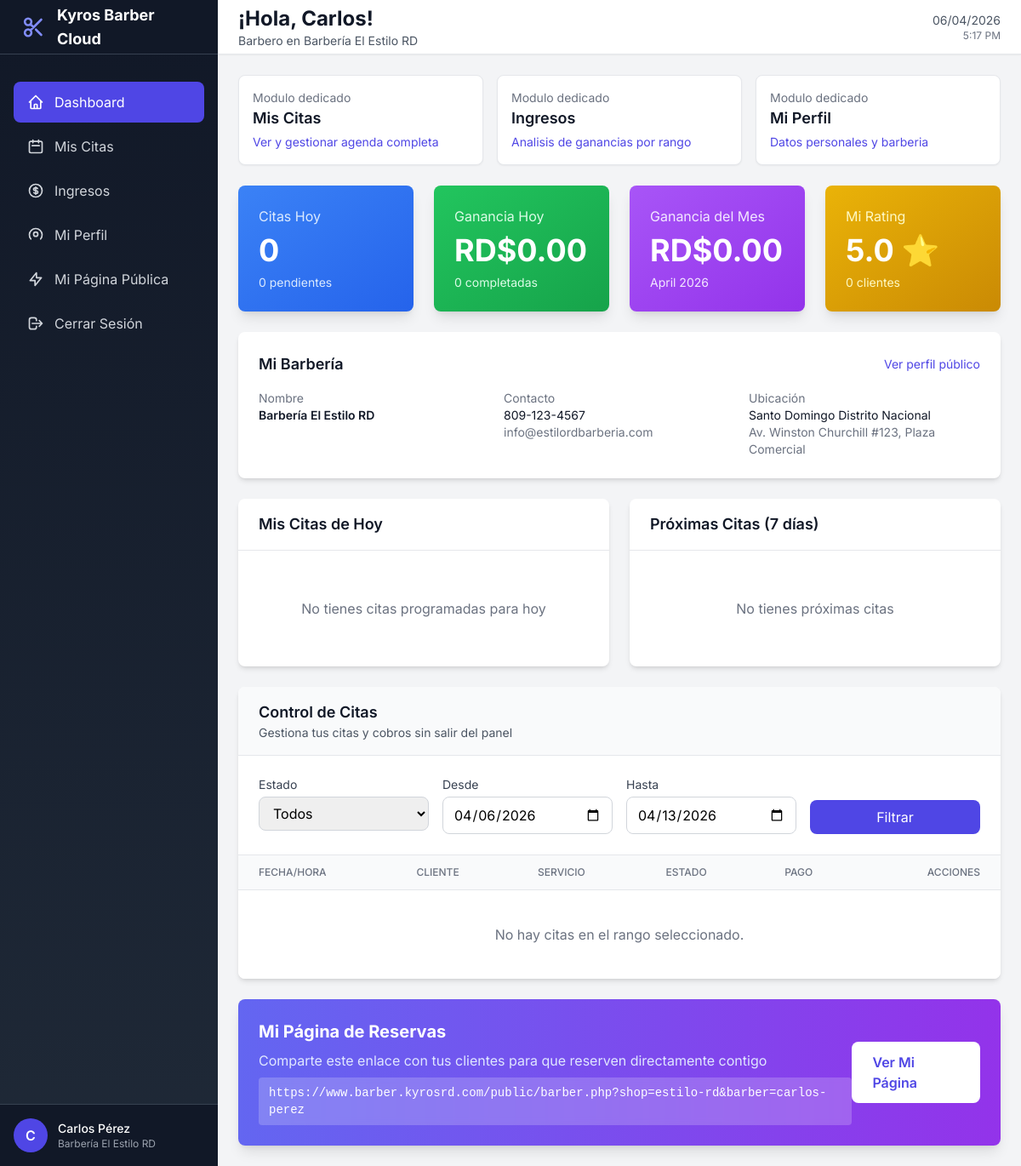
Page /dashboard/barber/index.php (signed in) on the committed database.
### tables this page shows
CREATE TABLE barbers (
    id INT AUTO_INCREMENT PRIMARY KEY,
    barbershop_id INT NOT NULL,
    user_id INT NOT NULL,
    slug VARCHAR(255) NOT NULL,
    specialty TEXT,
    bio TEXT,
    experience_years INT,
    photo VARCHAR(255),
    commission_rate DECIMAL(5, 2) DEFAULT 50.00,
    rating DECIMAL(3, 2) DEFAULT 5.00,
    total_reviews INT DEFAULT 0,
    is_featured BOOLEAN DEFAULT FALSE,
    status ENUM('active', 'inactive', 'vacation') DEFAULT 'active',
    created_at TIMESTAMP DEFAULT CURRENT_TIMESTAMP,
    updated_at TIMESTAMP DEFAULT CURRENT_TIMESTAMP ON UPDATE CURRENT_TIMESTAMP,
    FOREIGN KEY (barbershop_id) REFERENCES barbershops(id) ON DELETE CASCADE,
    FOREIGN KEY (user_id) REFERENCES users(id) ON DELETE CASCADE,
    UNIQUE KEY unique_barber_shop (barbershop_id, user_id),
    UNIQUE KEY unique_barber_slug (barbershop_id, slug),
    INDEX idx_status (status),
    INDEX idx_rating (rating)
);

CREATE TABLE users (
    id INT AUTO_INCREMENT PRIMARY KEY,
    email VARCHAR(255) UNIQUE NOT NULL,
    password VARCHAR(255) NOT NULL,
    full_name VARCHAR(255) NOT NULL,
    phone VARCHAR(20),
    role ENUM('superadmin', 'owner', 'barber', 'client') NOT NULL,
    status ENUM('active', 'inactive', 'suspended') DEFAULT 'active',
    avatar VARCHAR(255),
    created_at TIMESTAMP DEFAULT CURRENT_TIMESTAMP,
    updated_at TIMESTAMP DEFAULT CURRENT_TIMESTAMP ON UPDATE CURRENT_TIMESTAMP,
    last_login TIMESTAMP NULL,
    INDEX idx_email (email),
    INDEX idx_role (role),
    INDEX idx_status (status)
);

CREATE TABLE barbershops (
    id INT AUTO_INCREMENT PRIMARY KEY,
    license_id INT NOT NULL,
    owner_id INT NOT NULL,
    business_name VARCHAR(255) NOT NULL,
    slug VARCHAR(255) UNIQUE NOT NULL,
    description TEXT,
    logo VARCHAR(255),
    cover_image VARCHAR(255),
    phone VARCHAR(20),
    email VARCHAR(255),
    address TEXT,
    city VARCHAR(100),
    province VARCHAR(100),
    country VARCHAR(100) DEFAULT 'República Dominicana',
    latitude DECIMAL(10, 8),
    longitude DECIMAL(11, 8),
    rnc VARCHAR(20),
    website VARCHAR(255),
    facebook VARCHAR(255),
    instagram VARCHAR(255),
    tiktok VARCHAR(255),
    whatsapp VARCHAR(20),
    theme_color VARCHAR(7) DEFAULT '#1e40af',
    allow_online_booking BOOLEAN DEFAULT TRUE,
    advance_booking_days INT DEFAULT 30,
    cancellation_hours INT DEFAULT 24,
    status ENUM('active', 'inactive', 'suspended') DEFAULT 'active',
    created_at TIMESTAMP DEFAULT CURRENT_TIMESTAMP,
    updated_at TIMESTAMP DEFAULT CURRENT_TIMESTAMP ON UPDATE CURRENT_TIMESTAMP,
    FOREIGN KEY (license_id) REFERENCES licenses(id) ON DELETE RESTRICT,
    FOREIGN KEY (owner_id) REFERENCES users(id) ON DELETE RESTRICT,
    INDEX idx_slug (slug),
    INDEX idx_status (status),
    INDEX idx_city (city)
);

### dashboard/barber/index.php (the view, shortened to what the rows shown need)
<?php
require_once BASE_PATH . '/core/Database.php';
require_once BASE_PATH . '/core/Helpers.php';
$db = Database::getInstance();
$barber = $db->fetch("
    SELECT
        b.*,
        u.full_name,
        u.email as barber_email,
        u.phone as barber_phone,
        bb.business_name,
        bb.slug as barbershop_slug,
        bb.phone as barbershop_phone,
        bb.email as barbershop_email,
        bb.address as barbershop_address,
        bb.city as barbershop_city,
        bb.province as barbershop_province,
        bb.theme_color,
        bb.allow_online_booking
    FROM barbers b
    JOIN barbershops bb ON b.barbershop_id = bb.id
    JOIN users u ON b.user_id = u.id
    WHERE u.id = ?
    LIMIT 1
", [$_SESSION['user_id']]);
$barberId = $barber['id'];
$today = date('Y-m-d');
$todayAppointments = $db->fetchAll("
    SELECT a.*, s.name as service_name, s.duration
    FROM appointments a
    JOIN services s ON a.service_id = s.id
    WHERE a.barber_id = ? AND a.appointment_date = ?
    ORDER BY a.start_time ASC
", [$barberId, $today]);
$stats = [
    'today_appointments' => count($todayAppointments),
    'pending' => count(array_filter($todayAppointments, fn($a) => $a['status'] === 'pending')),
    'completed_today' => count(array_filter($todayAppointments, fn($a) => $a['status'] === 'completed')),
    'today_earnings' => array_sum(array_column(array_filter($todayAppointments, fn($a) => $a['status'] === 'completed'), 'price')),
    'monthly_earnings' => $db->fetch("
        SELECT COALESCE(SUM(price), 0) as total
        FROM appointments
        WHERE barber_id = ?
        AND status = 'completed'
        AND MONTH(appointment_date) = MONTH(CURRENT_DATE())
    ", [$barberId])['total'],
    'total_clients' => $db->fetch("
        SELECT COUNT(DISTINCT client_id) as total
        FROM appointments
        WHERE barber_id = ? AND status = 'completed'
    ", [$barberId])['total'],
    'avg_rating' => $barber['rating']
];
include BASE_PATH . '/includes/header.php';
?>
<div class="min-h-screen bg-gray-100" x-data="{ sidebarOpen: false }">
    <?php $activeBarberPage = 'index'; include BASE_PATH . '/includes/sidebar-barber.php'; ?>
    <div class="lg:pl-64">
        <div class="sticky top-0 z-40 flex h-16 bg-white border-b border-gray-200 shadow-sm">
            <div class="flex items-center justify-between flex-1 px-4 sm:px-6">
                <div>
                    <h1 class="text-2xl font-bold text-gray-900">¡Hola, <?php echo e(explode(' ', $_SESSION['user_name'])[0]); ?>!</h1>
                    <p class="text-sm text-gray-600">Barbero en <?php echo e($barber['business_name']); ?></p>
                </div>
            </div>
        </div>
        <main class="p-6">
            <div class="grid grid-cols-1 md:grid-cols-2 lg:grid-cols-4 gap-6 mb-6">
                <div class="bg-gradient-to-br from-blue-500 to-blue-600 rounded-lg shadow-lg p-6 text-white">
                    <p class="text-blue-100">Citas Hoy</p>
                    <p class="text-4xl font-bold mt-2"><?php echo $stats['today_appointments']; ?></p>
                    <p class="text-sm text-blue-100 mt-2"><?php echo $stats['pending']; ?> pendientes</p>
                </div>
                <div class="bg-gradient-to-br from-green-500 to-green-600 rounded-lg shadow-lg p-6 text-white">
                    <p class="text-green-100">Ganancia Hoy</p>
                    <p class="text-4xl font-bold mt-2"><?php echo formatPrice($stats['today_earnings']); ?></p>
                    <p class="text-sm text-green-100 mt-2"><?php echo $stats['completed_today']; ?> completadas</p>
                </div>
                <div class="bg-gradient-to-br from-yellow-500 to-yellow-600 rounded-lg shadow-lg p-6 text-white">
                    <p class="text-yellow-100">Mi Rating</p>
                    <p class="text-4xl font-bold mt-2"><?php echo number_format($stats['avg_rating'], 1); ?> ⭐</p>
                    <p class="text-sm text-yellow-100 mt-2"><?php echo $stats['total_clients']; ?> clientes</p>
                </div>
            </div>
            <div class="bg-white rounded-lg shadow-md p-6 mb-6">
                <div class="flex items-center justify-between mb-4">
                    <h2 class="text-lg font-semibold text-gray-900">Mi Barbería</h2>
                </div>
                <div class="grid grid-cols-1 md:grid-cols-3 gap-4 text-sm">
                    <div>
                        <p class="text-gray-500">Nombre</p>
                        <p class="font-semibold text-gray-900"><?php echo e($barber['business_name']); ?></p>
                    </div>
                    <div>
                        <p class="text-gray-500">Contacto</p>
                        <p class="text-gray-900"><?php echo e($barber['barbershop_phone'] ?: 'Sin teléfono'); ?></p>
                        <p class="text-gray-500"><?php echo e($barber['barbershop_email'] ?: 'Sin email'); ?></p>
                    </div>
                    <div>
                        <p class="text-gray-500">Ubicación</p>
                        <p class="text-gray-900"><?php echo e($barber['barbershop_city'] ?: ''); ?> <?php echo e($barber['barbershop_province'] ?: ''); ?></p>
                        <p class="text-gray-500"><?php echo e($barber['barbershop_address'] ?: 'Dirección no definida'); ?></p>
                    </div>
                </div>
            </div>
            <div class="grid lg:grid-cols-2 gap-6">
                <div class="bg-white rounded-lg shadow-md">
                    <div class="px-6 py-4 border-b border-gray-200">
                        <h2 class="text-lg font-semibold text-gray-900">Mis Citas de Hoy</h2>
                    </div>
                </div>
                <div class="bg-white rounded-lg shadow-md">
                    <div class="px-6 py-4 border-b border-gray-200">
                        <h2 class="text-lg font-semibold text-gray-900">Próximas Citas (7 días)</h2>
                    </div>
                </div>
            </div>
            <div id="agenda" class="mt-6 bg-white rounded-lg shadow-md overflow-hidden">
                <div class="px-6 py-4 border-b border-gray-200 bg-gray-50">
                    <h2 class="text-lg font-semibold text-gray-900">Control de Citas</h2>
                </div>
                <div class="overflow-x-auto">
                    <table class="min-w-full divide-y divide-gray-200">
                        <thead class="bg-gray-50">
                            <tr>
                                <th class="px-6 py-3 text-left text-xs font-medium text-gray-500 uppercase">Fecha/Hora</th>
                                <th class="px-6 py-3 text-left text-xs font-medium text-gray-500 uppercase">Cliente</th>
                                <th class="px-6 py-3 text-left text-xs font-medium text-gray-500 uppercase">Servicio</th>
                                <th class="px-6 py-3 text-left text-xs font-medium text-gray-500 uppercase">Estado</th>
                                <th class="px-6 py-3 text-left text-xs font-medium text-gray-500 uppercase">Pago</th>
                                <th class="px-6 py-3 text-right text-xs font-medium text-gray-500 uppercase">Acciones</th>
                            </tr>
                        </thead>
                    </table>
                </div>
            </div>
            <div class="mt-6 bg-gradient-to-r from-indigo-500 to-purple-600 rounded-lg shadow-lg p-6 text-white">
                <div class="flex items-center justify-between">
                    <div>
                        <h3 class="text-xl font-bold mb-2">Mi Página de Reservas</h3>
                        <p class="text-indigo-100">Comparte este enlace con tus clientes para que reserven directamente contigo</p>
                        <p class="mt-2 bg-white/20 backdrop-blur-sm rounded px-3 py-2 font-mono text-sm inline-block">
                            <?php echo BASE_URL; ?>/public/barber.php?shop=<?php echo $barber['barbershop_slug']; ?>&barber=<?php echo $barber['slug']; ?>
                        </p>
                    </div>
                </div>
            </div>
        </main>
    </div>
</div>
<?php include BASE_PATH . '/includes/footer.php'; ?>

### includes/sidebar-barber.php (shortened to what the rows shown need)
<div class="fixed inset-y-0 left-0 z-50 w-64 bg-gradient-to-b from-gray-900 to-gray-800 transform transition-transform duration-300 ease-in-out lg:translate-x-0"
     :class="sidebarOpen ? 'translate-x-0' : '-translate-x-full'">
    <div class="absolute bottom-0 left-0 right-0 p-4 bg-gray-900 border-t border-gray-700">
        <div class="flex items-center">
            <div class="w-10 h-10 rounded-full bg-indigo-600 flex items-center justify-center text-white font-semibold">
                <?php echo strtoupper(substr($barber['full_name'] ?? ($_SESSION['user_name'] ?? 'B'), 0, 1)); ?>
            </div>
            <div class="ml-3 flex-1 min-w-0">
                <p class="text-sm font-medium text-white truncate"><?php echo e($barber['full_name'] ?? ($_SESSION['user_name'] ?? 'Barbero')); ?></p>
                <p class="text-xs text-gray-400 truncate"><?php echo e($barber['business_name'] ?? ''); ?></p>
            </div>
        </div>
    </div>
</div>

### rows in the picture
barbers: user.full_name "C", user.full_name "Carlos Pérez", barbershop.business_name "Barbería El Estilo RD", total_reviews "0", total_reviews "RD$0.00", rating "5.0", barbershop.phone "809-123-4567", barbershop.email "info@estilordbarberia.com", barbershop.city "Santo Domingo", barbershop.province "Distrito Nacional", barbershop.address "Av. Winston Churchill #123, Plaza Comercial", barbershop.slug "estilo-rd", slug "carlos-perez"

### other values in the picture
explode(' ', $_SESSION['user_name'])[0] "Carlos"
formatPrice($stats['monthly_earnings']) "RD$0.00"
BASE_URL "https://www.barber.kyrosrd.com"
